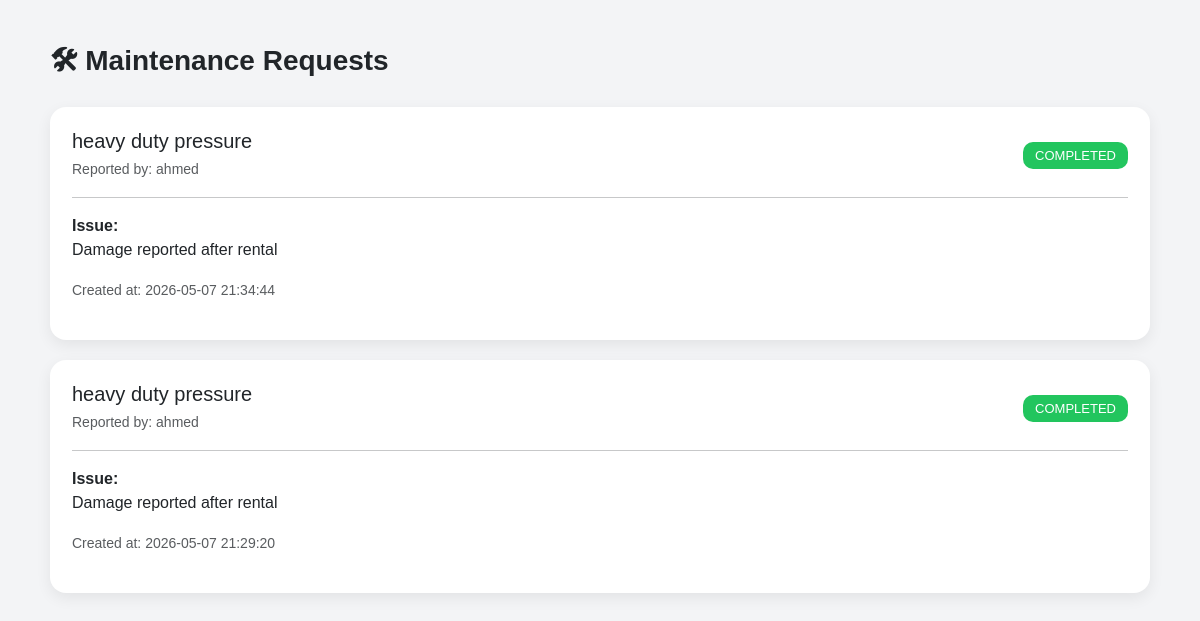
The app's page /admin/maintenance.php (signed in) with its own data.
### tables this page shows
CREATE TABLE `maintenance` (
  `maintenance_id` int(11) NOT NULL,
  `tool_id` int(11) NOT NULL,
  `reported_by` int(11) NOT NULL,
  `issue_description` text NOT NULL,
  `status` enum('pending','in_progress','completed') DEFAULT 'pending',
  `created_at` timestamp NOT NULL DEFAULT current_timestamp()
);

CREATE TABLE `tools` (
  `tool_id` int(11) NOT NULL,
  `owner_id` int(11) NOT NULL,
  `tool_name` varchar(100) NOT NULL,
  `category` varchar(50) DEFAULT NULL,
  `description` text DEFAULT NULL,
  `price_per_day` decimal(10,2) NOT NULL,
  `availability_status` enum('pending','available','maintenance','rejected') DEFAULT 'pending',
  `created_at` timestamp NOT NULL DEFAULT current_timestamp(),
  `photo` varchar(255) DEFAULT NULL,
  `price_per_hour` decimal(10,2) DEFAULT 0.00,
  `price_per_week` decimal(10,2) DEFAULT 0.00,
  `deposit_amount` decimal(10,2) DEFAULT 0.00
);

CREATE TABLE `users` (
  `user_id` int(11) NOT NULL,
  `full_name` varchar(100) NOT NULL,
  `email` varchar(100) NOT NULL,
  `password` varchar(255) NOT NULL,
  `phone` varchar(20) DEFAULT NULL,
  `address` varchar(255) DEFAULT NULL,
  `role` enum('member','librarian','admin') DEFAULT 'member',
  `membership_type` enum('normal','pro') DEFAULT 'normal',
  `status` enum('approved','pending','rejected') DEFAULT 'pending',
  `created_at` timestamp NOT NULL DEFAULT current_timestamp(),
  `trust_score` decimal(3,2) DEFAULT 5.00
);

### models/maintenance.php (called while the page is built, shortened)
<?php
class Maintenance {
    private $conn;
    public function __construct($db){
        $this->conn = $db;
    }
    public function getAll(){
        $sql = "SELECT
                    mr.*,
                    t.tool_name,
                    u.full_name
                FROM maintenance mr
                JOIN tools t
                ON mr.tool_id = t.tool_id
                JOIN users u
                ON mr.reported_by = u.user_id
                ORDER BY mr.maintenance_id DESC";
        return $this->conn->query($sql);
    }
}
?>

### admin/maintenance.php (the view, shortened to what this page needs)
<?php
require_once("../models/maintenance.php");
$db = new Database();
$conn = $db->connect();
$maintenance = new Maintenance($conn);
$data = $maintenance->getAll();
?>
<!DOCTYPE html>
<html lang="en">
<head>
<link href="https://cdn.jsdelivr.net/npm/bootstrap@5.3.3/dist/css/bootstrap.min.css" rel="stylesheet">
<link rel="stylesheet"
href="https://cdnjs.cloudflare.com/ajax/libs/font-awesome/6.5.0/css/all.min.css">
</head>
<body>
<div class="wrapper">
    <div class="page-title">
        🛠 Maintenance Requests
    </div>
    <?php if($data && $data->num_rows > 0): ?>
        <?php while($row = $data->fetch_assoc()): ?>
            <div class="card-box">
                <div class="d-flex justify-content-between align-items-center">
                    <div>
                        <h5 class="mb-1">
                            <?= htmlspecialchars($row['tool_name']) ?>
                        </h5>
                        <small class="text-muted">
                            Reported by:
                            <?= htmlspecialchars($row['full_name']) ?>
                        </small>
                    </div>
                    <div>
                        <span class="status <?= $row['status'] ?>">
                            <?= strtoupper($row['status']) ?>
                        </span>
                    </div>
                </div>
                <hr>
                <p>
                    <strong>Issue:</strong><br>
                    <?= nl2br(htmlspecialchars($row['issue_description'])) ?>
                </p>
                <small class="text-muted">
                    Created at:
                    <?= $row['created_at'] ?>
                </small>
            </div>
        <?php endwhile; ?>
    <?php else: ?>
        <div class="alert alert-info">
            No maintenance requests found.
        </div>
    <?php endif; ?>
</div>
</body>
</html>

### admin/maintenance.php (style rules this page uses)
body { background:#f3f4f6; font-family:Arial; }
.wrapper { max-width:1100px; margin:40px auto; }
.page-title { font-size:28px; font-weight:bold; margin-bottom:25px; }
.card-box { background:white; border-radius:16px; padding:22px; margin-bottom:20px; box-shadow:0 5px 15px rgba(0,0,0,.07); }
.status { padding:6px 12px; border-radius:10px; color:white; font-size:13px; }
.completed { background:#22c55e; }

### records on screen
maintenance: tool.tool_name "heavy duty pressure", reported_by.full_name "ahmed", status "COMPLETED", issue_description "Damage reported after rental", created_at "2026-05-07 21:34:44"
maintenance: tool.tool_name "heavy duty pressure", reported_by.full_name "ahmed", status "COMPLETED", issue_description "Damage reported after rental", created_at "2026-05-07 21:29:20"
